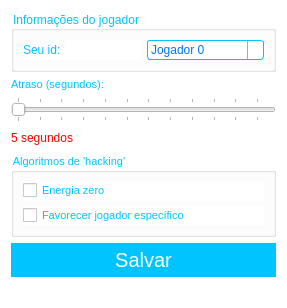
<?xml version="1.0" encoding="UTF-8"?>
<ui version="4.0">
 <class>frmSettings</class>
 <widget class="QWidget" name="frmSettings">
  <property name="geometry">
   <rect>
    <x>0</x>
    <y>0</y>
    <width>287</width>
    <height>308</height>
   </rect>
  </property>
  <property name="windowTitle">
   <string>WarHack - Settings</string>
  </property>
  <property name="windowIcon">
   <iconset resource="resources.qrc">
    <normaloff>:/images/if_advancedsettings_17814.ico</normaloff>:/images/if_advancedsettings_17814.ico</iconset>
  </property>
  <property name="styleSheet">
   <string notr="true">background-color: rgb(255, 255, 255);</string>
  </property>
  <layout class="QVBoxLayout" name="verticalLayout">
   <item>
    <widget class="QGroupBox" name="groupBox_2">
     <property name="sizePolicy">
      <sizepolicy hsizetype="Preferred" vsizetype="Fixed">
       <horstretch>0</horstretch>
       <verstretch>0</verstretch>
      </sizepolicy>
     </property>
     <property name="styleSheet">
      <string notr="true">color: #00c4ff</string>
     </property>
     <property name="title">
      <string>Informações do jogador</string>
     </property>
     <layout class="QGridLayout" name="gridLayout_3">
      <item row="0" column="0">
       <widget class="QLabel" name="label_2">
        <property name="text">
         <string>Seu id:</string>
        </property>
       </widget>
      </item>
      <item row="0" column="1">
       <widget class="QComboBox" name="comboBox">
        <property name="toolTip">
         <string>&lt;html&gt;&lt;head/&gt;&lt;body&gt;&lt;p align=&quot;justify&quot;&gt;&lt;span style=&quot; font-size:12pt; color:#00aaff;&quot;&gt;Seu id no jogo&lt;/span&gt;&lt;/p&gt;&lt;/body&gt;&lt;/html&gt;</string>
        </property>
        <property name="toolTipDuration">
         <number>7000</number>
        </property>
        <property name="styleSheet">
         <string notr="true">QComboBox {
    border: 1px solid #00c4ff;
    border-radius: 3px;
    padding: 1px 18px 1px 3px;
    min-width: 6em;
	color: #0074ff;
}

QComboBox:editable {
    background: white;
}

QComboBox:!editable, QComboBox::drop-down:editable {
     background: qlineargradient(x1: 0, y1: 0, x2: 0, y2: 1,
                                 stop: 0 #E1E1E1, stop: 0.4 #DDDDDD,
                                 stop: 0.5 #D8D8D8, stop: 1.0 #D3D3D3);
}

/* QComboBox gets the &quot;on&quot; state when the popup is open */
QComboBox:!editable:on, QComboBox::drop-down:editable:on {
    background: qlineargradient(x1: 0, y1: 0, x2: 0, y2: 1,
                                stop: 0 #D3D3D3, stop: 0.4 #D8D8D8,
                                stop: 0.5 #DDDDDD, stop: 1.0 #E1E1E1);
}

QComboBox:on { /* shift the text when the popup opens */
    padding-top: 3px;
    padding-left: 4px;
}

QComboBox::drop-down {
    subcontrol-origin: padding;
    subcontrol-position: top right;
    width: 15px;

    border-left-width: 1px;
    border-left-color: darkgray;
    border-left-style: solid; /* just a single line */
    border-top-right-radius: 3px; /* same radius as the QComboBox */
    border-bottom-right-radius: 3px;
}

QComboBox::down-arrow {
    image: url(:/images/if_arrow-down_173146.ico);
}

QComboBox::down-arrow:on { /* shift the arrow when popup is open */
    top: 1px;
    left: 1px;
}

QComboBox QAbstractItemView {
    border: 2px solid darkgray;
    selection-background-color: lightgray;
}</string>
        </property>
        <item>
         <property name="text">
          <string>Jogador 0</string>
         </property>
        </item>
        <item>
         <property name="text">
          <string>Jogador 1</string>
         </property>
        </item>
        <item>
         <property name="text">
          <string>Jogador 2</string>
         </property>
        </item>
        <item>
         <property name="text">
          <string>Jogador 3</string>
         </property>
        </item>
        <item>
         <property name="text">
          <string>Jogador 4</string>
         </property>
        </item>
        <item>
         <property name="text">
          <string>Jogador 5</string>
         </property>
        </item>
        <item>
         <property name="text">
          <string>Jogador 6</string>
         </property>
        </item>
        <item>
         <property name="text">
          <string>Jogador 7</string>
         </property>
        </item>
        <item>
         <property name="text">
          <string>Jogador 8</string>
         </property>
        </item>
        <item>
         <property name="text">
          <string>Jogador 9</string>
         </property>
        </item>
       </widget>
      </item>
     </layout>
    </widget>
   </item>
   <item>
    <widget class="QLabel" name="label">
     <property name="sizePolicy">
      <sizepolicy hsizetype="Preferred" vsizetype="Fixed">
       <horstretch>0</horstretch>
       <verstretch>0</verstretch>
      </sizepolicy>
     </property>
     <property name="font">
      <font>
       <pointsize>8</pointsize>
      </font>
     </property>
     <property name="styleSheet">
      <string notr="true">color: #00c4ff</string>
     </property>
     <property name="text">
      <string>Atraso (segundos):</string>
     </property>
    </widget>
   </item>
   <item>
    <widget class="QSlider" name="horizontalSlider">
     <property name="toolTip">
      <string>&lt;html&gt;&lt;head/&gt;&lt;body&gt;&lt;p align=&quot;justify&quot;&gt;&lt;span style=&quot; font-size:12pt; color:#00aaff;&quot;&gt;Especifica qual será o atraso entre uma leitura e a outra na memória do programa.&lt;/span&gt;&lt;/p&gt;&lt;/body&gt;&lt;/html&gt;</string>
     </property>
     <property name="toolTipDuration">
      <number>7000</number>
     </property>
     <property name="minimum">
      <number>5</number>
     </property>
     <property name="maximum">
      <number>120</number>
     </property>
     <property name="orientation">
      <enum>Qt::Horizontal</enum>
     </property>
     <property name="invertedAppearance">
      <bool>false</bool>
     </property>
     <property name="invertedControls">
      <bool>false</bool>
     </property>
     <property name="tickPosition">
      <enum>QSlider::TicksBothSides</enum>
     </property>
    </widget>
   </item>
   <item>
    <widget class="QLabel" name="label_3">
     <property name="styleSheet">
      <string notr="true">color: rgb(255, 0, 0);</string>
     </property>
     <property name="text">
      <string>5 segundos</string>
     </property>
    </widget>
   </item>
   <item>
    <widget class="QGroupBox" name="groupBox">
     <property name="sizePolicy">
      <sizepolicy hsizetype="Preferred" vsizetype="Fixed">
       <horstretch>0</horstretch>
       <verstretch>0</verstretch>
      </sizepolicy>
     </property>
     <property name="font">
      <font>
       <pointsize>8</pointsize>
      </font>
     </property>
     <property name="styleSheet">
      <string notr="true">color: #00c4ff</string>
     </property>
     <property name="title">
      <string>Algoritmos de 'hacking'</string>
     </property>
     <layout class="QGridLayout" name="gridLayout_2">
      <item row="0" column="0">
       <widget class="QCheckBox" name="checkBox">
        <property name="font">
         <font>
          <pointsize>8</pointsize>
         </font>
        </property>
        <property name="toolTip">
         <string>&lt;html&gt;&lt;head/&gt;&lt;body&gt;&lt;p&gt;&lt;span style=&quot; font-size:12pt; color:#00aaff;&quot;&gt;Faz com que a energia dos jogadores, exceto você, fique sempre nula.&lt;/span&gt;&lt;/p&gt;&lt;/body&gt;&lt;/html&gt;</string>
        </property>
        <property name="toolTipDuration">
         <number>7000</number>
        </property>
        <property name="text">
         <string>Energia zero</string>
        </property>
       </widget>
      </item>
      <item row="1" column="0">
       <widget class="QCheckBox" name="checkBox_2">
        <property name="font">
         <font>
          <pointsize>8</pointsize>
         </font>
        </property>
        <property name="toolTip">
         <string>&lt;html&gt;&lt;head/&gt;&lt;body&gt;&lt;p align=&quot;justify&quot;&gt;&lt;a name=&quot;tw-target-text&quot;/&gt;&lt;span style=&quot; font-family:'inherit'; font-size:12pt; color:#00aaff;&quot;&gt;Favorece um jogador específico durante todo o jogo.&lt;/span&gt;&lt;/p&gt;&lt;/body&gt;&lt;/html&gt;</string>
        </property>
        <property name="toolTipDuration">
         <number>7000</number>
        </property>
        <property name="text">
         <string>Favorecer jogador específico</string>
        </property>
       </widget>
      </item>
     </layout>
    </widget>
   </item>
   <item>
    <widget class="QPushButton" name="buttonSave">
     <property name="toolTip">
      <string>&lt;html&gt;&lt;head/&gt;&lt;body&gt;&lt;p align=&quot;justify&quot;&gt;&lt;span style=&quot; font-size:12pt; color:#ff0000;&quot;&gt;Save your settings&lt;/span&gt;&lt;/p&gt;&lt;/body&gt;&lt;/html&gt;</string>
     </property>
     <property name="toolTipDuration">
      <number>4000</number>
     </property>
     <property name="styleSheet">
      <string notr="true">QPushButton {
  border-radius: 28px;
  font-family: Arial;
  color: rgb(255,255,255);
  font-size: 20px;
  background: #00c4ff;
  padding: 5px 10px 5px 10px;
  text-decoration: none;
}

QPushButton:hover {
  background: #04b52d;
  text-decoration: none;
}</string>
     </property>
     <property name="text">
      <string>Salvar</string>
     </property>
    </widget>
   </item>
   <item>
    <widget class="QLabel" name="labelStatus">
     <property name="sizePolicy">
      <sizepolicy hsizetype="Fixed" vsizetype="Fixed">
       <horstretch>0</horstretch>
       <verstretch>0</verstretch>
      </sizepolicy>
     </property>
     <property name="frameShape">
      <enum>QFrame::NoFrame</enum>
     </property>
    </widget>
   </item>
  </layout>
 </widget>
 <resources>
  <include location="resources.qrc"/>
 </resources>
 <connections/>
</ui>
